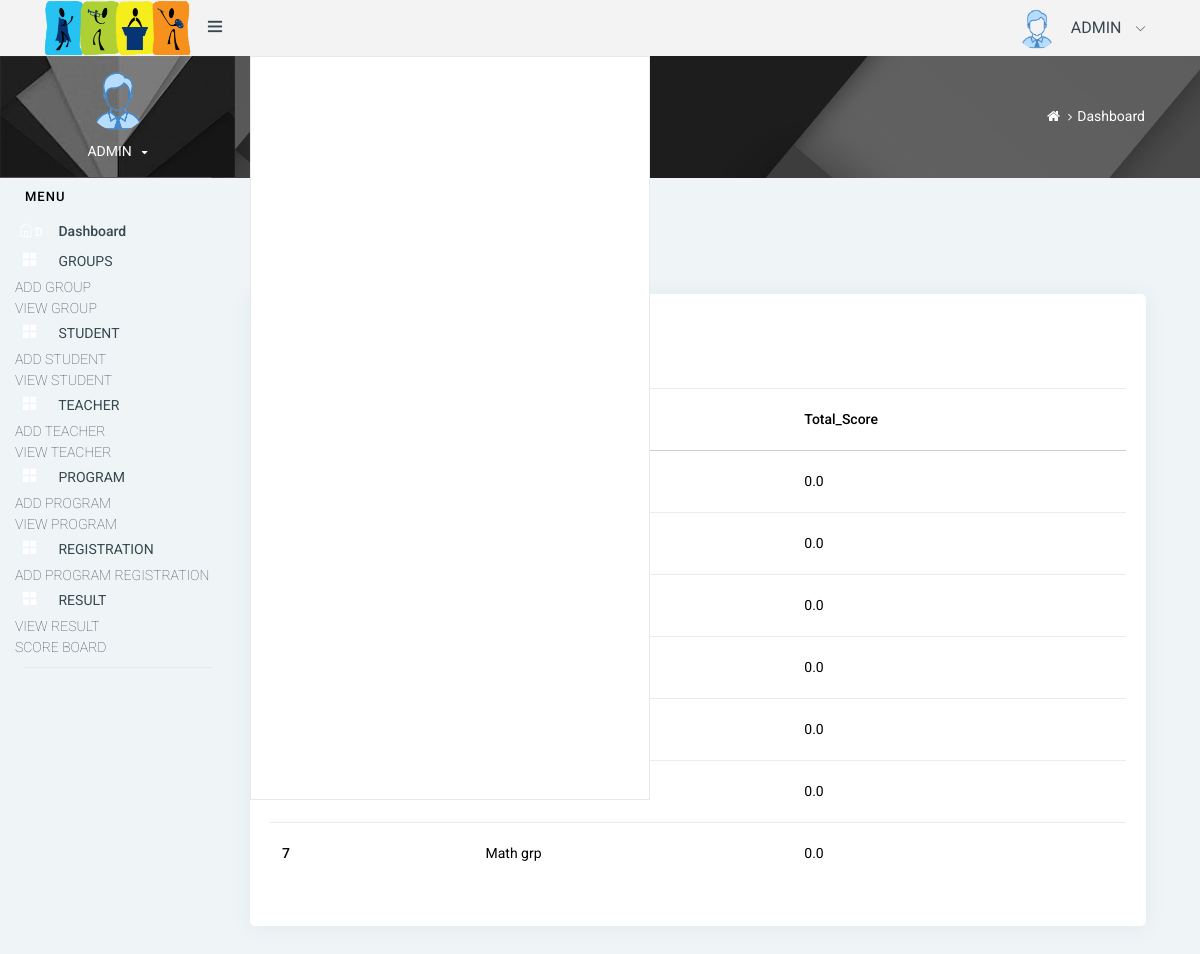
The app's page /score_board/ with its own data.
### artsapp/models.py (models this page shows)
class Group(models.Model):
    group_no = models.CharField(max_length=100)
    name = models.CharField(max_length=100)
    leader_name = models.CharField(max_length=100)
    total_score = models.FloatField(default=0)
    def __str__(self):
        return self.name

### artsapp/admin_views.py (the view)
# urls.py: path('score_board/', admin_views.score_board, name='score_board'),
def score_board(request):
    result = Group.objects.all().order_by('-total_score')
    return render(request, 'admintemp/score_board.html', {'results': result})

### templates/admintemp/score_board.html (shortened to what this page needs)
{% extends 'admin_home.html' %}
{% block content %}
<div class="col-lg-12 mt-5">
    <div class="card">
        <div class="card-body">
            <h4 class="header-title">ScoreBoard</h4><br><br>
            <div class="table-responsive">
                <table class="table">
                    <thead>
                    <tr>
                        <th scope="col">SI NO</th>
                        <th scope="col">Group</th>
                        <th scope="col">Total_Score</th>
                    </tr>
                    </thead>
                    <tbody>
                    {% for i in results %}
                    <tr>
                        <th scope="row">{{forloop.counter}}</th>
                        <td>{{i}}</td>
                        <td>{{i.total_score}}</td>
                    </tr>
                    {% endfor %}
                </table>
            </div>
        </div>
    </div>
</div>
{% endblock %}

### records on screen
Group: total_score "0.0"
Group: total_score "0.0"
Group: total_score "0.0"
Group: total_score "0.0"
Group: total_score "0.0"
Group: total_score "0.0"
Group: name "Math grp", total_score "0.0"
